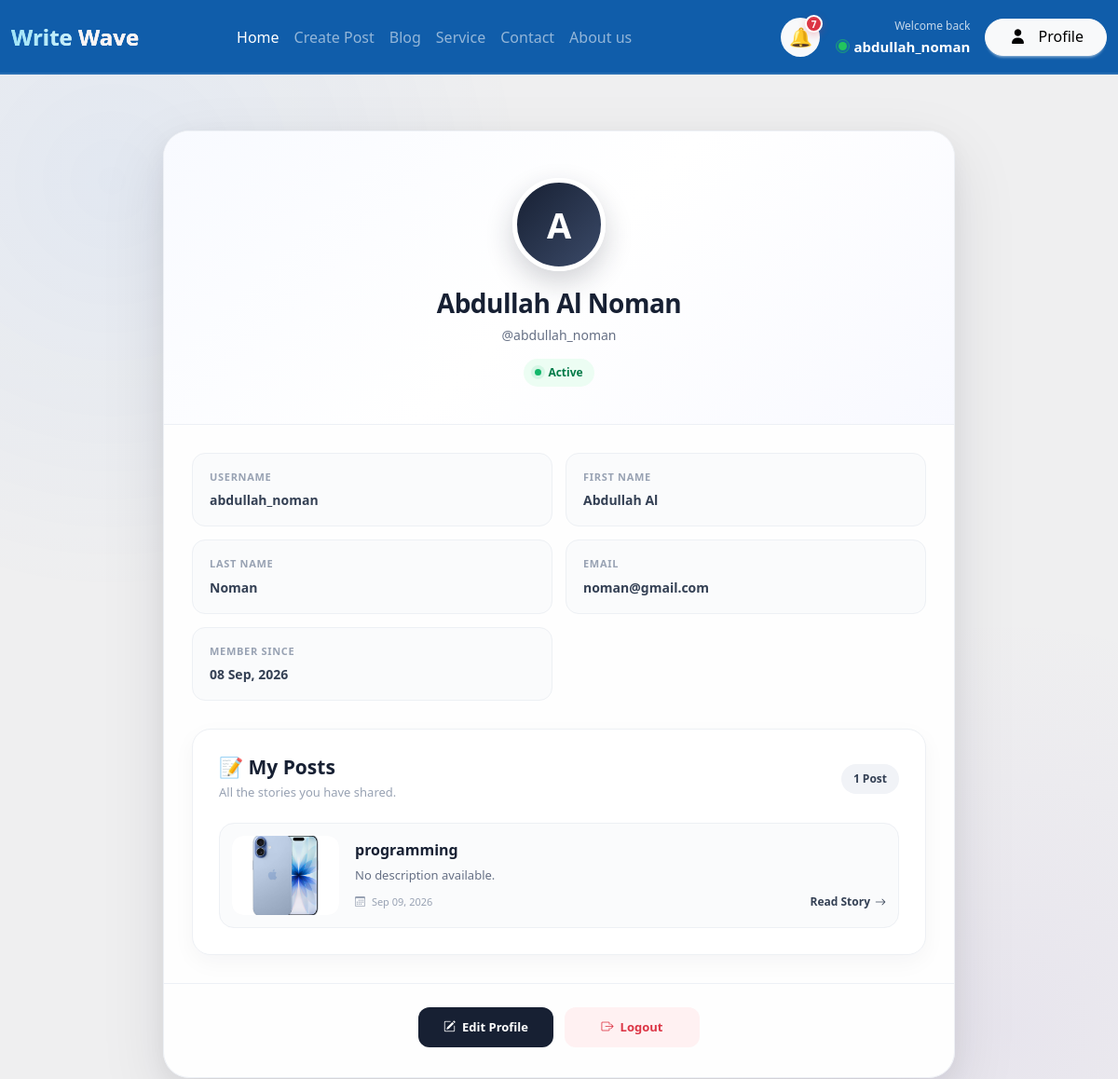
/auth/profile/ (signed in, upper part), run on an earlier commit of the app's database.
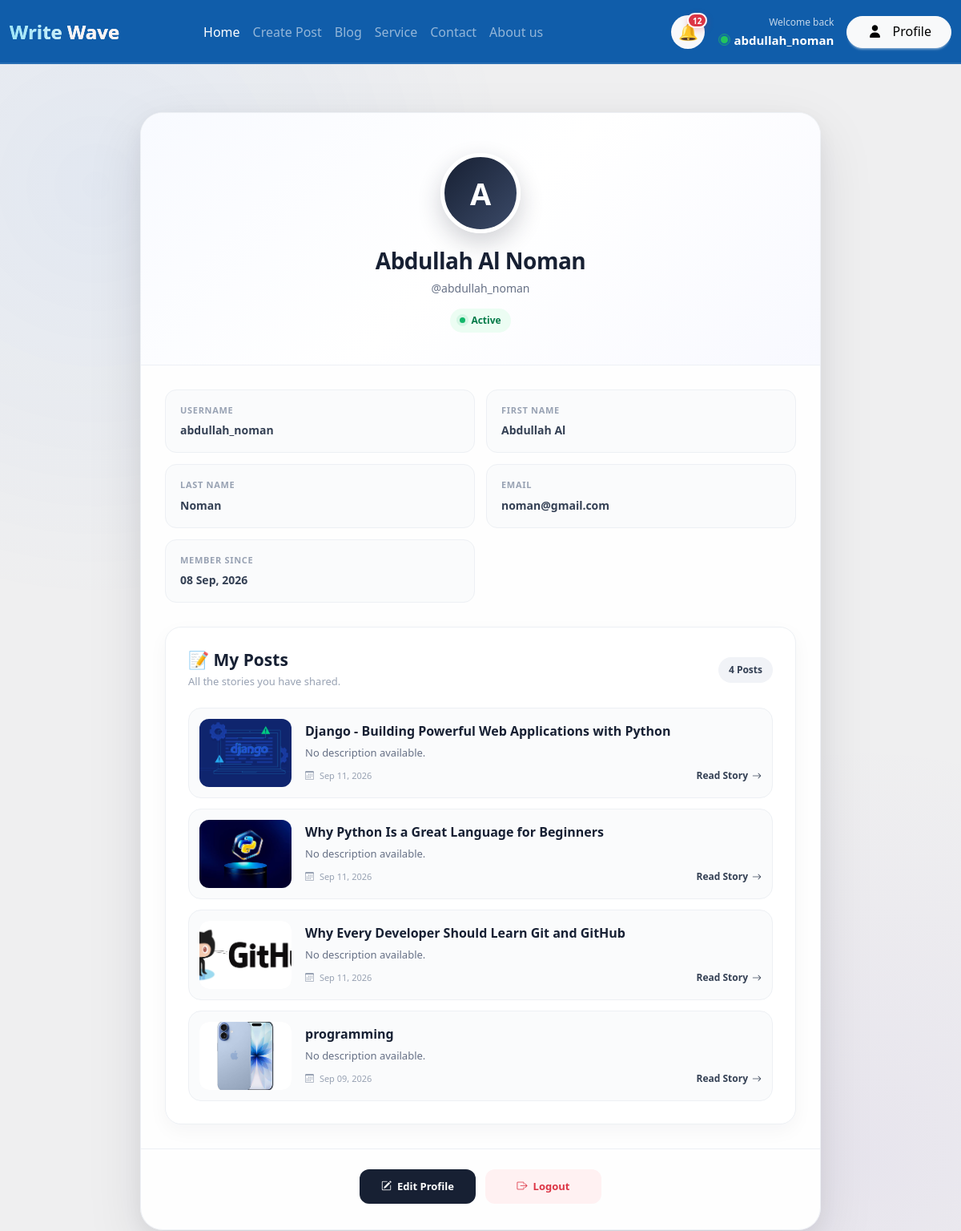
And on a later commit of the database.
### posts/models.py (models this page shows, shortened)
class Post(models.Model):
    author = models.ForeignKey(User, on_delete=models.CASCADE, related_name='posts')
    title = models.CharField(max_length=200)
    content = models.TextField()
    image = models.ImageField(upload_to=student_directory_name, blank=True, null=True)
    tags = models.ManyToManyField(Tags, related_name='posts', blank=True)
    created_at = models.DateTimeField(auto_now_add=True)
    updated_at = models.DateTimeField(auto_now=True)

### authentications/views.py (the view)
# urls.py: path('profile/', views.ProfileView, name='profile'),
@login_required
def ProfileView(request):
    user_posts = Post.objects.filter(
        author=request.user
    ).order_by("-created_at")
    unread_count = Notification.objects.filter(
        recipient=request.user,
        is_read=False
    ).count()
    return render(
        request,
        "authentications/profile.html",
        {
            "user_posts": user_posts,
            "unread_count": unread_count,
        }
    )

### authentications/templates/authentications/profile.html (shortened to what the changed rows need)
{% extends "base.html" %}
{% load static %}
{% block extra_css %}
<link rel="stylesheet"
      href="{% static 'authentications/css/profile.css' %}">
{% endblock extra_css %}
{% block content %}
<div class="profile-page">
    <div class="profile-card">
        <div class="profile-header">
            <h2>
                {{ user.get_full_name|default:user.username }}
            </h2>
        </div>
        <div class="my-posts-section">
            <div class="my-posts-header">
                <div>
                    <h3>
                    </h3>
                    <p>
                    </p>
                </div>
                <span class="post-count">
                    {{ user_posts.count }}
                    {% if user_posts.count == 1 %}
                        Post
                    {% else %}
                        Posts
                    {% endif %}
                </span>
            </div>
            <div class="my-posts-list">
                {% for post in user_posts %}
                    <div class="my-post-item">
                        {% if post.image %}
                            <div class="my-post-image">
                                <img
                                    src="{{ post.image.url }}"
                                    alt="{{ post.title }}"
                                >
                            </div>
                        {% else %}
                            <div class="my-post-image no-image">
                                <i class="bi bi-image"></i>
                            </div>
                        {% endif %}
                        <div class="my-post-content">
                            <h4>
                                {{ post.title }}
                            </h4>
                            {% if post.short_description %}
                                <p>
                                    {{ post.short_description|truncatewords:18 }}
                                </p>
                            {% else %}
                                <p>
                                    No description available.
                                </p>
                            {% endif %}
                            <div class="my-post-meta">
                                <span>
                                    <i class="bi bi-calendar3"></i>
                                    {{ post.created_at|date:"M d, Y" }}
                                </span>
                                <a href="{% url 'post_detail' post.pk %}">
                                    Read Story
                                    <i class="bi bi-arrow-right"></i>
                                </a>
                            </div>
                        </div>
                    </div>
                {% endfor %}
            </div>
        </div>
    </div>
</div>
{% endblock %}

### templates/base.html (shortened to what this page needs)
{% load static %}
<!doctype html>
<html lang="en">
  <head>
    <link
      href="https://cdn.jsdelivr.net/npm/bootstrap@5.3.8/dist/css/bootstrap.min.css"
      rel="stylesheet"
    />
    <link
      rel="stylesheet"
      href="https://cdn.jsdelivr.net/npm/bootstrap-icons@1.11.3/font/bootstrap-icons.min.css"
    />
    <link
      rel="stylesheet"
      href="https://cdnjs.cloudflare.com/ajax/libs/font-awesome/7.0.0/css/all.min.css"
    />
    <link rel="stylesheet" href="{% static 'css/base.css' %}" />
    <link
      href="https://cdn.jsdelivr.net/npm/daisyui@5"
      rel="stylesheet"
      type="text/css"
    />
    {% block extra_css %} {% endblock extra_css %}
  </head>
  <body>
    <nav class="navbar navbar-expand-lg navbar-dark fixed-top site-navbar">
      <div class="container-fluid">
        <a class="navbar-brand d-flex align-items-center me-auto gap-2"
          href="{% url 'home' %}">
            <div class="navbar-brand text-white">
                Write <span>Wave</span>
            </div>
        </a>
        <div class="collapse navbar-collapse" id="navbarNav">
          <ul class="navbar-nav mx-auto text-center w-50 w-lg-auto">
            <li class="nav-item">
              <a class="nav-link active" href="{% url 'home' %}"> Home </a>
            </li>
            {% if user.is_authenticated %}
            <li class="nav-item">
              <a class="nav-link" href="{% url 'create_post' %}"> Create Post </a>
            </li>
            {% endif %}
            <li class="nav-item">
              <a class="nav-link" href="{% url 'blog' %}"> Blog</a>
            </li>
            <li class="nav-item">
              <a class="nav-link" href="#"> Service </a>
            </li>
            <li class="nav-item">
              <a class="nav-link" href="#"> Contact </a>
            </li>
            <li class="nav-item">
              <a class="nav-link" href="#"> About us </a>
            </li>
          </ul>
          {% if user.is_authenticated %}
            <a href="{% url 'notifications' %}" class="notification-link d-flex align-items-center position-relative">
                🔔
                {% if unread_count > 0 %}
                    <span class="notification-badge">
                        {{ unread_count }}
                    </span>
                {% endif %}
            </a>
          {% endif %}
          {% if user.is_authenticated %}
          <div class="d-flex align-items-center gap-3 mt-3 mt-lg-0">
              <div class="text-white text-end d-none d-md-block user-info">
                  <small class="welcome-text">
                      Welcome back
                  </small>
                  <div class="username-wrapper">
                      <span class="active-dot"></span>
                      <strong>{{ user.username }}</strong>
                  </div>
              </div>
            <a href="{% url 'profile' %}" class="btn btn-light rounded-pill px-4">
              <i class="fa-solid fa-user me-2"></i>
              Profile
            </a>
          </div>
          {% endif %}
        </div>
      </div>
    </nav>
    {% block content %} {% endblock %}
    <script src="https://cdn.jsdelivr.net/npm/@tailwindcss/browser@4"></script>
  </body>
</html>

What changed in the data, as far as the page shows it:
added Post: image (picture), title "Django - Building Powerful Web Applications with Python", created_at "Sep 11, 2026"
added Post: image (picture), title "Why Python Is a Great Language for Beginners", created_at "Sep 11, 2026"
added Post: image (picture), title "Why Every Developer Should Learn Git and GitHub", created_at "Sep 11, 2026"
Also different on the page:
{{ unread_count }}: "7" → "12"
{{ user_posts.count }}: "1" → "4"
text no longer shown: "Post"
text now shown: "Posts"
